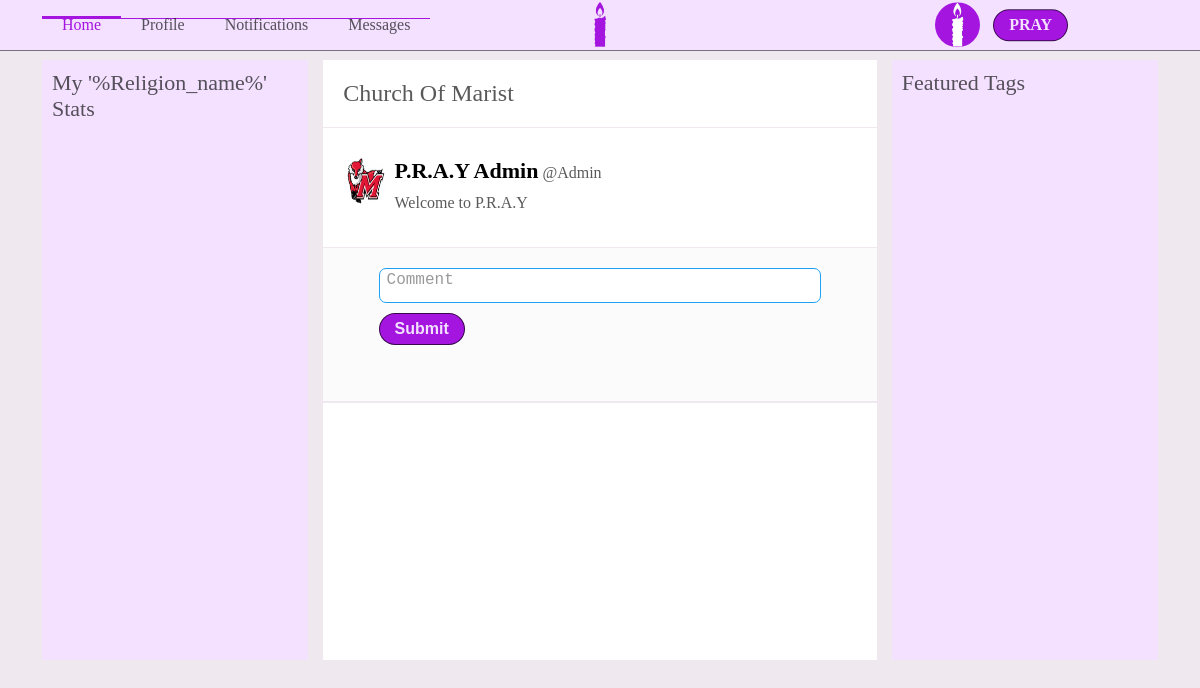
Page /index.php (signed in) on the committed database.
### tables this page shows
CREATE TABLE Prayers(
    prayid INT(10) PRIMARY KEY AUTO_INCREMENT,
    userid INT(10),
    content VARCHAR(140),
    descript TEXT,
    pray_status INT(1),
    exclusive INT(1),
    post_date DATETIME,
    img VARCHAR(15),
    dateLastMaint DATETIME DEFAULT CURRENT_TIMESTAMP,
    dateAdded DATETIME DEFAULT CURRENT_TIMESTAMP,
    CONSTRAINT FK_Users_Prayer FOREIGN KEY (userid) REFERENCES Users (userid)
);

CREATE TABLE Users(
    userid INT(10) PRIMARY KEY AUTO_INCREMENT,
    fname VARCHAR(20),
    lname VARCHAR(20),
    username VARCHAR(12),
    user_password VARCHAR(15),
    zipCode INT(10),
    Primary_religion INT(10),
    default_view VARCHAR(20),
    email VARCHAR(30),
    phone_number VARCHAR(15),
    pPicture VARCHAR(20),
    bPicture VARCHAR(20),
    dateLastMaint DATETIME DEFAULT CURRENT_TIMESTAMP,
    dateAdded DATETIME DEFAULT CURRENT_TIMESTAMP,
    CONSTRAINT FK_Users_Religions FOREIGN KEY (Primary_religion) REFERENCES Religions (relid)
);

### Classes/mydb.php (called while the page is built, shortened)
<?php
Class mydb {
    protected $conn;
    Public function __construct($con){
        $this->conn = $con;
    }
    function FetchQuery($query){
        $arrayresult = [];
        if($queryresult = mysqli_query($this->conn, $query)){
            while ($row = mysqli_fetch_assoc($queryresult)){
                $arrayresult[] = $row;
            }
            return $arrayresult;
        }else{
            return false;
        }
    }
}
?>

### Classes/prayers.php (the view, shortened to what this page needs)
<?php
    class PrayerCreator{
        function showPrayer($i){
            echo "<div class='feed-container'>
                <div class='feed-box'>
                    <div class='feed-profile-img-box'>
                        <img class='feed-profile-img 'src='images/Users/".$i['userid']."/Profile/".$i['userid'].".jpg'>
                    </div>
                    <div class='feed-content-box'>
                        <ul class='feed-content-header'>
                        <li class='feed-content-name'>
                            <a class='feed-profile-link' href='profile.php?id=".$i['userid']."'>
                                <p class='feed-profile-name'>".$i['fname']." ".$i['lname']."</p>
                                <p class='feed-profile-username'>@".$i['username']."</p>
                            </a>
                        </li>";
                        echo
                        "</ul>
                        <p class='feed-content'>".$i['content']."</p>
                        ";
                        echo"
                    </div>
                </div>
                <div class='feed-comment-box'>";
                    echo "<div class='post-comment'>
                        <form method='post' action='php/prayercomment.php'>
                            <textarea class='comment' name='comment' style='height:35px' onkeyup='auto_grow(this)' placeholder='Comment'></textarea>
                            <div id='submit-comment-box'>
                                <button type='submit' name='prayid' id='submit-comment' value='".$i['prayid']."'>Submit</button>
                            </div>
                        </form>
                        <ul class='feed-interact-menu'>
                            <li class='feed-like'>
                            </li>
                        </ul>
                    </div>
                </div>
            </div>";
            }
    }
?>

### index.php (shortened to what this page needs)
<?php
    include 'config/dbconfig.php';
    include 'config/permissions.php';
    include 'Classes/createheader.php';
    include 'Classes/createFooter.php';
    include 'Classes/prayers.php';
    $comments = new PrayerCommentDisplayer($db, $id);
    $feed = new PrayerCreator($db,$id,$comments);
    $chosenreligion = 2;
    $prayerquery = "SELECT p.userid, u.fname, u.lname, u.username, p.content, pr.relid, p.prayid, p.img
                    FROM Prayers p, Users u, Prayer_Religions pr
                    WHERE p.userid = u.userid
                    AND pr.prayid = p.prayid
                    AND (pr.relid = $chosenreligion
                    OR pr.relid = 1)
                    ORDER BY p.prayid desc";
    $prayers = $db->FetchQuery($prayerquery);
?>
    <section class='index-body'>
        <div class='index-left-box'>
            <p class='trends-header'>My '%Religion_name%' Stats</p>
        </div>
        <div class='index-center-box'>
            <form method='post' action='index.php'>
                <ul class='sort-menu'>
                    <li class='religion-menu-header'>
                    Church Of Marist
            </form>
            <?php
            foreach($prayers as $i){
                $feed->showPrayer($i);
            }?>
        </div>
        <div class='index-right-box'>
            <p class='trends-header'>Featured Tags</p>
        </div>
    </section>

### rows in the picture
prayers: userid.fname "P.R.A.Y", userid.lname "Admin", userid.username "Admin", content "Welcome to P.R.A.Y", $i['prayid'] 1 (drawn)

### other values in the picture
$i['name'] "Home"
$i['name'] "Profile"
$i['name'] "Notifications"
$i['name'] "Messages"
